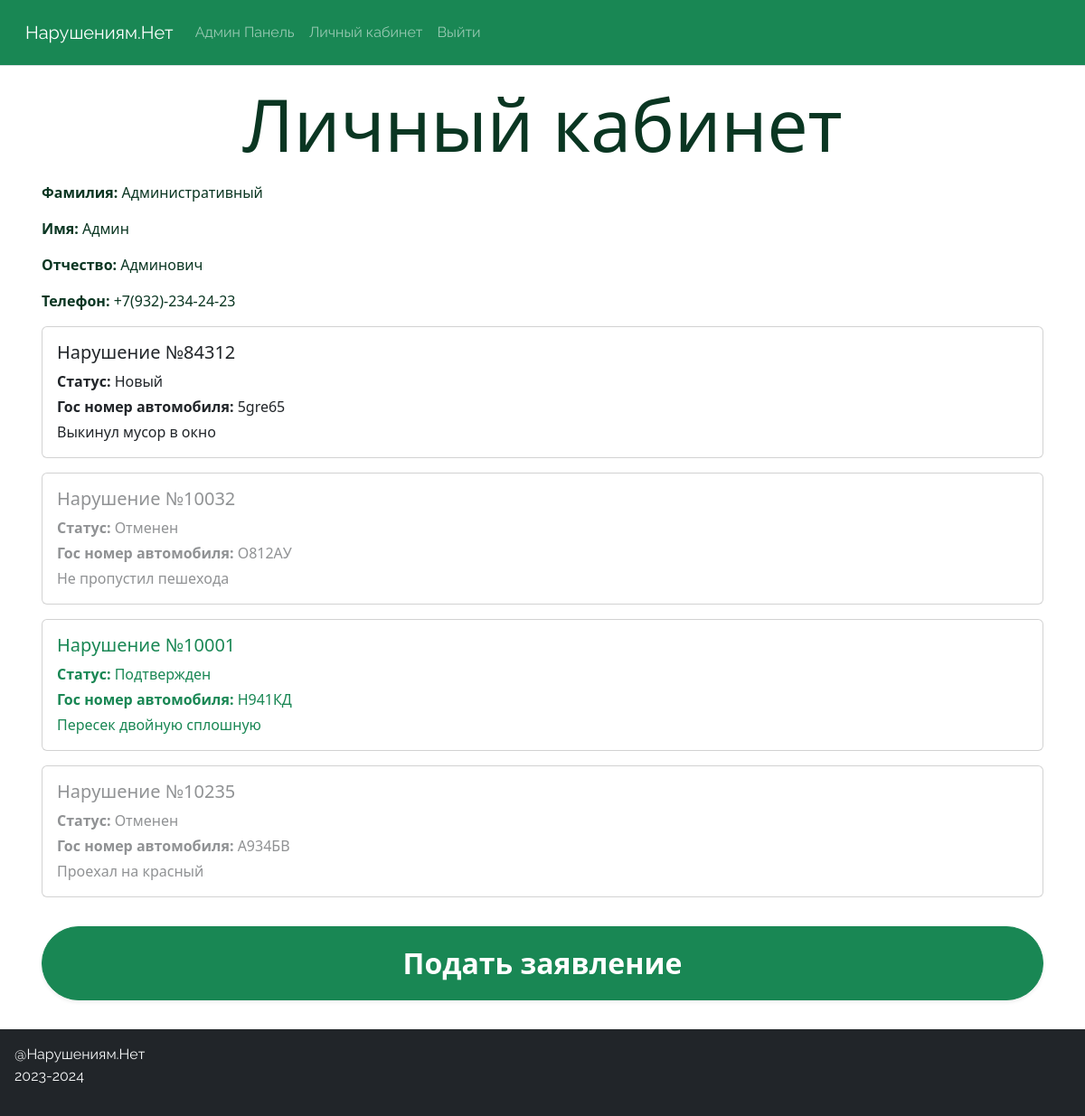
The page /profile/ (signed in) on the database its author committed.
### tables this page shows
CREATE TABLE IF NOT EXISTS `user` (
  `user_id` int(11) NOT NULL AUTO_INCREMENT,
  `surname` varchar(100) NOT NULL,
  `name` varchar(100) NOT NULL,
  `patronymic` varchar(100) NOT NULL,
  `login` varchar(100) NOT NULL,
  `email` varchar(150) NOT NULL,
  `phone` char(17) NOT NULL,
  `password` varchar(50) NOT NULL,
  `role` varchar(100) NOT NULL,
  PRIMARY KEY (`user_id`)
);

CREATE TABLE IF NOT EXISTS `application` (
  `application_id` int(11) NOT NULL AUTO_INCREMENT,
  `user_id` int(11) NOT NULL,
  `number` int(11) NOT NULL,
  `status` varchar(20) NOT NULL,
  `number_car` varchar(10) NOT NULL,
  `message` text NOT NULL,
  PRIMARY KEY (`application_id`)
);

### function/function.php (the view, shortened to what this page needs)
<?php
    include "connect.php";
    function fnGetProfile($login){
        global $connect;
        $sql = sprintf("SELECT `surname`, `name`, `patronymic`, `phone` FROM `user` WHERE `login` = '%s'", $login);
        if(!$result = $connect->query($sql)){
            echo "Ошибка получения данных";
        }
        $row = $result->fetch_assoc();
        $data = sprintf('<p><span class="fw-semibold">Фамилия:</span> %s</p>
                <p><span class="fw-semibold">Имя:</span> %s</p>
                <p><span class="fw-semibold">Отчество:</span> %s</p>
                <p><span class="fw-semibold">Телефон:</span> %s</p>',
                $row["surname"], $row["name"], $row["patronymic"], $row["phone"]);
        return $data;
    }
    function fnGetCardProfile($login){
        global $connect;
        $select = sprintf("SELECT `user_id` FROM `user` WHERE `login` = '%s'", $login);
        $select_result = $connect->query($select);
        $select_row = $select_result->fetch_assoc();
        $id = $select_row['user_id'];
        $data = '<div class="cards">';
        $sql = sprintf("SELECT `number`, `number_car`, `message`, `status` FROM `application` INNER JOIN `user` ON `application`.`user_id` =  `user`.`user_id` WHERE `application`.`user_id` = '%s' ORDER BY `application_id` DESC", $id);
        if(!$result = $connect->query($sql)){
            echo "Ошибка получения данных";
        }
        while($row = $result->fetch_assoc()){
            if($row['status'] == 'Отменен'){
                $data .= sprintf('<div class="card w-100 mb-3 mt-3 text-body-tertiary">
                                <div class="card-body">
                                    <h5 class="card-title">Нарушение №%s</h5>
                                    <p class="mb-1"><span class="fw-semibold">Статус:</span> %s</p>
                                    <p class="mb-1"><span class="fw-semibold">Гос номер автомобиля:</span> %s</p>
                                    <p class="card-text">%s</p>
                                </div>
                            </div>', $row['number'], $row['status'], $row['number_car'], $row['message']);
            }elseif($row['status'] == 'Подтвержден'){
                $data .= sprintf('<div class="card w-100 mb-3 mt-3 text-success">
                                <div class="card-body">
                                    <h5 class="card-title">Нарушение №%s</h5>
                                    <p class="mb-1"><span class="fw-semibold">Статус:</span> %s</p>
                                    <p class="mb-1"><span class="fw-semibold">Гос номер автомобиля:</span> %s</p>
                                    <p class="card-text">%s</p>
                                </div>
                            </div>', $row['number'], $row['status'], $row['number_car'], $row['message']);
            }else{
                $data .= sprintf('<div class="card w-100 mb-3 mt-3">
                                <div class="card-body">
                                    <h5 class="card-title">Нарушение №%s</h5>
                                    <p class="mb-1"><span class="fw-semibold">Статус:</span> %s</p>
                                    <p class="mb-1"><span class="fw-semibold">Гос номер автомобиля:</span> %s</p>
                                    <p class="card-text">%s</p>
                                </div>
                            </div>', $row['number'], $row['status'], $row['number_car'], $row['message']);
            }
        }
        $data .= "</div>";
        return $data;
    }
?>

### inc/header.php (shortened to what this page needs)
<?php
    $menu = "";
    if(isset($_SESSION['login'])){
        if($_SESSION['role'] == "Администратор"){
            $menu .= '<li class="nav-item">
                        <a class="nav-link" href="/admin/">Админ Панель</a>
                    </li>';
        }
        $menu .= '<li class="nav-item">
                <a class="nav-link" href="/profile/">Личный кабинет</a>
            </li>
            <li class="nav-item">
                <a class="nav-link" href="/admin/controllers/logout.php">Выйти</a>
            </li>';
    }
?>
<!DOCTYPE html>
<html lang="ru">
<head>
    <link rel="stylesheet" href="/assets/bootstrap/css/bootstrap.min.css">
    <link rel="stylesheet" href="/assets/style/style.css">
</head>
<body>
    <main class="text-success-emphasis">
        <header class="bg-success border-bottom border-success-emphasis">
            <div class="container-fluid d-flex align-items-center p-0">
                <nav class="navbar navbar-expand-lg w-100 p-3 navbar-dark">
                    <div class="container-fluid">
                        <a class="navbar-brand" href="/">Нарушениям.Нет</a>
                        <div class="collapse navbar-collapse" id="navbarSupportedContent">
                            <ul class="navbar-nav me-auto mb-2 mb-lg-0">
                                <?=$menu?>
                            </ul>
                        </div>
                    </div>
                </nav>
            </div>
        </header>

### profile/index.php (shortened to what this page needs)
<?php
    include "../inc/header.php";
    include "../function/function.php";
?>
<section class="page">
    <div class="container p-3">
        <h1 class="text-center mb-3 text-success-emphasis display-1">Личный кабинет</h1>
        <?php
            echo fnGetProfile($_SESSION['login']);
            echo fnGetCardProfile($_SESSION['login']);
        ?>
        <a href="/application/" class="btn btn-success mb-3 mt-3 w-100 shadow-sm  p-3 fs-2 rounded-pill fw-bold">Подать заявление</a>
    </div>
</section>
<?php
    include "../inc/footer.php";
?>

### inc/footer.php (shortened to what this page needs)
        <footer class="sticky-bottom bg-dark text-light">
            <div class="container-fluid p-3 pt-3">
                <p>@Нарушениям.Нет<br>2023-2024</p>
            </div>
        </footer>
    </main>
</body>
</html>

### assets/style/style.css (style rules this page uses)
header, footer { font-family: Raleway; }
section.page { min-height: 83vh; }

### rows shown on the page
user: surname "Административный", name "Админ", patronymic "Админович", phone "+7(932)-234-24-23"
application: number "84312", status "Новый", number_car "5gre65", message "Выкинул мусор в окно"
application: number "10032", status "Отменен", number_car "О812АУ", message "Не пропустил пешехода"
application: number "10001", status "Подтвержден", number_car "Н941КД", message "Пересек двойную сплошную"
application: number "10235", status "Отменен", number_car "А934БВ", message "Проехал на красный"
